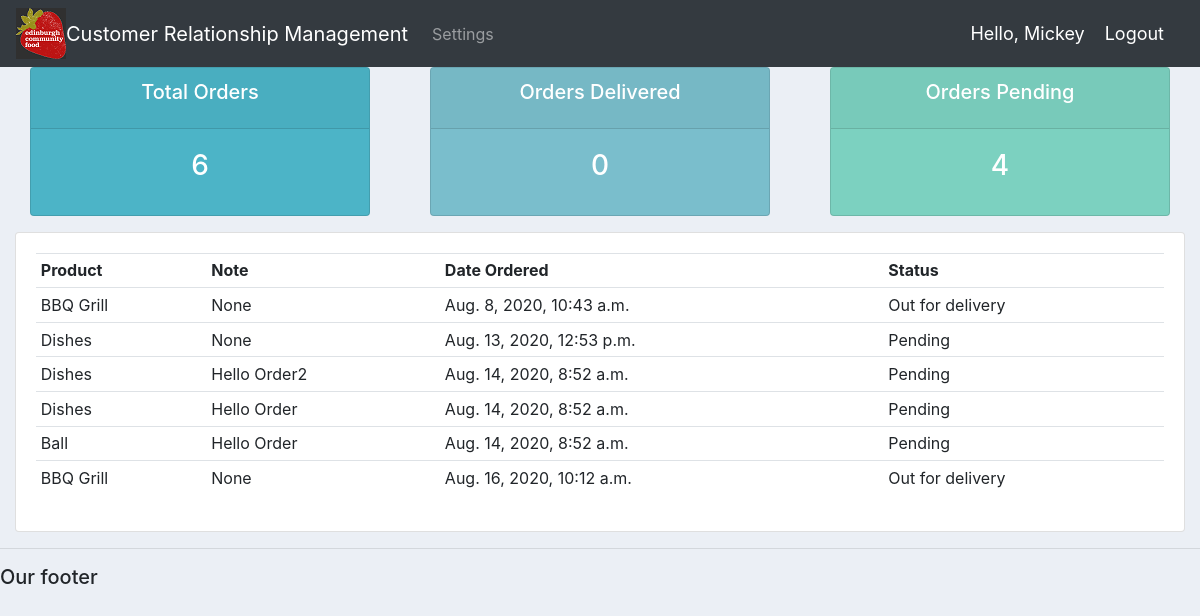
The app's page /user/ (signed in) with its own data.
### accounts/models.py (models this page shows, shortened)
class Order(models.Model):
        STATUS = (
                ('Pending', 'Pending'),
                ('Out for delivery', 'Out for delivery'),
                ('Delivered', 'Delivered'),
                )
        customer = models.ForeignKey(Customer, null=True, on_delete=models.SET_NULL)
        product = models.ForeignKey(Product, null=True, on_delete=models.SET_NULL)
        date_created = models.DateTimeField(auto_now_add=True, null=True)
        status = models.CharField(max_length=200, null=True, choices=STATUS)
        note = models.CharField(max_length=1000, null=True)

class Product(models.Model):
        CATEGORY = (
                ('Indoor', 'Indoor'),
                ('Out Door', 'Out Door'),
                )
        name = models.CharField(max_length=200, null=True)
        price = models.FloatField(null=True)
        category = models.CharField(max_length=200, null=True, choices=CATEGORY)
        description = models.CharField(max_length=200, null=True, blank=True)
        date_created = models.DateTimeField(auto_now_add=True, null=True)
        tags = models.ManyToManyField(Tag)
        def __str__(self):
	        return self.name

### accounts/decorators.py (the view)
		def wrapper_func(request, *args, **kwargs):
			group = None
			if request.user.groups.exists():
				group = request.user.groups.all()[0].name
			if group in allowed_roles:
				return view_func(request, *args, **kwargs)
			else:
				return HttpResponse('You are not authorized to view this page')

### accounts/views.py (called while the page is built)
@login_required(login_url='login')
@allowed_users(allowed_roles=['customer'])
def userPage(request):
    orders = request.user.customer.order_set.all()
    total_orders = orders.count()
    delivered = orders.filter(status='Delivered').count()
    pending = orders.filter(status='Pending').count()
    context = {
        'orders': orders,
        'total_orders': total_orders,
        'delivered': delivered,
        'pending': pending
    }
    return render(request, 'accounts/user.html', context)

### accounts/templates/accounts/user.html
{%  extends 'accounts/main.html' %}
{% block content %}
{%  include 'accounts/status.html' %}
<div class="row">
	<div class="col-md">
		<div class="card card-body">
			<table class="table table-sm">
				<tr>
					<th>Product</th>
					<th>Note</th>
					<th>Date Ordered</th>
					<th>Status</th>
				</tr>
				{% for order in orders %}
				<tr>
					<td>{{order.product}}</td>
					<td>{{order.note}}</td>
					<td>{{order.date_created}}</td>
					<td>{{order.status}}</td>
				</tr>
				{% endfor %}
			</table>
		</div>
	</div>
</div>
{% endblock content %}

### accounts/templates/accounts/navbar.html (shortened to what this page needs)
{% load static %}
<nav class="navbar navbar-expand-lg navbar-dark bg-dark">
  <img src="{% static 'images/ECF_logo3.png' %}">
    <a class="navbar-brand" href="#">Customer Relationship Management</a>
    <div class="collapse navbar-collapse" id="navbarNav">
      <ul class="navbar-nav">
        {% if request.user.is_staff %}
        <li class="nav-item active">
          <a class="nav-link" href="{% url 'home' %}">Customers</a>
        </li>
        <li class="nav-item">
          <a class="nav-link" href="{% url 'products' %}">Products</a>
        </li>
        {% else %}
        <li class="nav-item">
          <a class="nav-link" href="{% url 'account' %}">Settings</a>
        </li>
        {% endif %}
      </ul>
    </div>
    <span class="hello-msg">Hello, {{request.user}} </span>
    <span><a class="hello-msg" href="{% url 'logout' %}">Logout</a></span>
  </nav>

### static/css/main.css (style rules this page uses)
body { background-color: #ebeff5; }

### accounts/templates/accounts/navbar.html (style rules this page uses)
.hello-msg { font-size: 18px; color: #fff; margin-right: 20px; }

### records on screen
Order: product "BBQ Grill", note "None", date_created "Aug. 8, 2020, 10:43 a.m.", status "Out for delivery"
Order: product "Dishes", note "None", date_created "Aug. 13, 2020, 12:53 p.m.", status "Pending"
Order: product "Dishes", note "Hello Order2", date_created "Aug. 14, 2020, 8:52 a.m.", status "Pending"
Order: product "Dishes", note "Hello Order", date_created "Aug. 14, 2020, 8:52 a.m.", status "Pending"
Order: product "Ball", note "Hello Order", date_created "Aug. 14, 2020, 8:52 a.m.", status "Pending"
Order: product "BBQ Grill", note "None", date_created "Aug. 16, 2020, 10:12 a.m.", status "Out for delivery"

### other values on screen
{{ request.user }} "Mickey"
{{ total_orders }} "6"
{{ delivered }} "0"
{{ pending }} "4"
